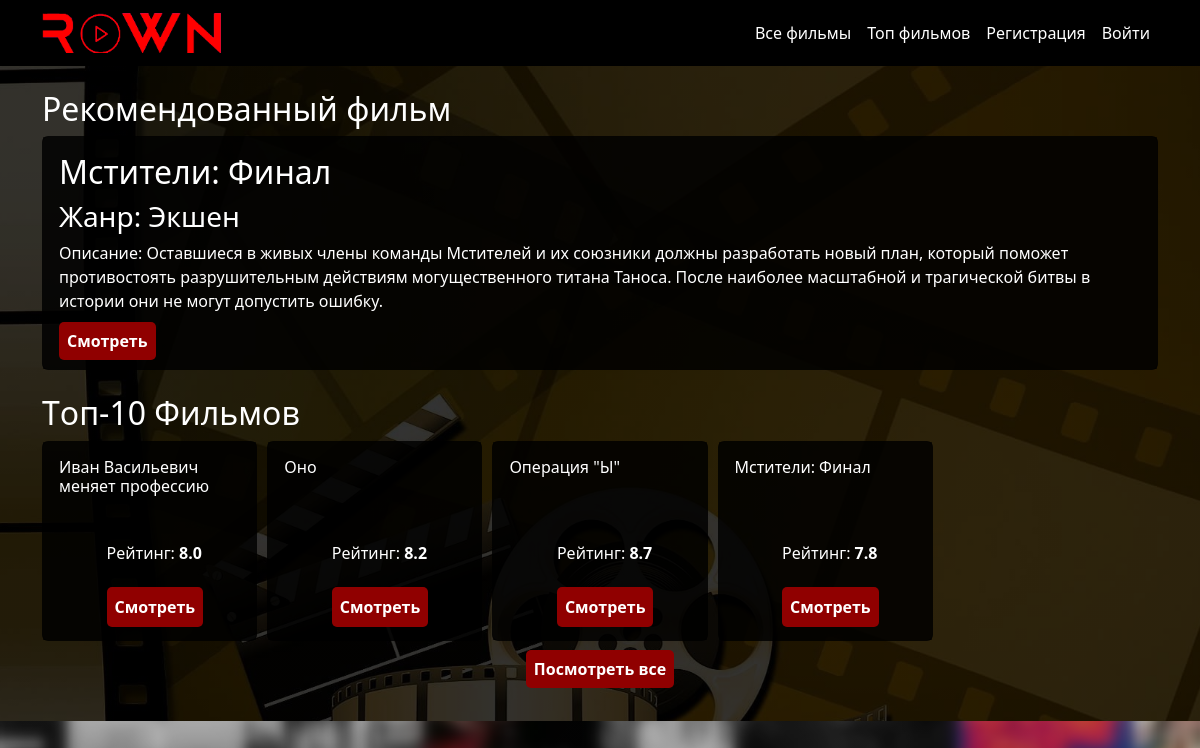
Page /movies/top/ on the committed database.
### krownApp/models.py (models this page shows, shortened)
class Movie(models.Model):
    movieName = models.CharField("Movie name", max_length=255)
    genre = models.ForeignKey(Genre, on_delete=models.CASCADE, verbose_name="Genre")
    year = models.IntegerField("Year")
    producer = models.CharField("Producer", max_length=255)
    cover = models.CharField("Link to cover", max_length=500)
    poster = models.CharField("Link to poster", max_length=500)
    isTop = models.BooleanField("Is Top", default=False)
    isRecommended = models.BooleanField("Is Recommended", default=False)
    description = models.TextField("Description")
    rating = models.FloatField("Rating")
    movieLink = models.CharField("Link to movie", max_length=500)

class Genre(models.Model):
    genreName = models.CharField("Genre", max_length=255)
    slug = models.SlugField(unique=True, blank=True, editable=False)
    def __str__(self):
        return f"{self.genreName}"

### krownApp/views.py (the view)
# urls.py: path('movies/top/', views.topMovies, name='topMovies'),
def topMovies(request):
    movie = Movie.objects.all()[:1]
    movies = Movie.objects.all()[:10]
    return render(request, "user/top-movies.html", {
        'movie': movie,
        'movies': movies,
    })

### krownApp/templates/user/top-movies.html (shortened to what this page needs)
{% extends "../base.html" %}
{% block content %}
<div style="padding: 24px; background: linear-gradient(rgba(0, 0, 0, 0.8), rgba(0, 0, 0, 0.8)), url(../../static/img/image.jpg); background-size: cover; background-attachment: fixed; background-position: center;">
<div class="recomended">
  <div class="container">
    {% for m in movies %}
    {% if m.isRecommended %}
    <h2 style="color: white;">Рекомендованный фильм</h2>
    <div class="card mb-4" style="border-color:rgba(0, 0, 0, 0.6); background:rgba(0, 0, 0, 0.6); color: white;">
      <div class="card-body" style="border-color:rgba(0, 0, 0, 0.6); background:rgba(0, 0, 0, 0.6);">
        <h2>{{ m.movieName }}</h2>
        <h3>Жанр: {{ m.genre }}</h3>
        <p>Описание: {{ m.description }}</p>
        <a href="{% url 'movieDetail' pk=m.pk %}" class="butt-purp">Смотреть</a>
      </div>
    </div>
    {% else %}
    <span></span>
    {% endif %}
    {% endfor %}
  </div>
</div>
<div class="top-ten">
  <div class="container">
    <h2 style="color: white;">Tоп-10 Фильмов</h2>
    <div class="owl-carousel owl-theme">
      {% for mo in movies %}
      <div class="item"><div class="card" style="border-color:rgba(0, 0, 0, 0.6); background:rgba(0, 0, 0, 0.6); height: 200px;">
        <div class="card-body" style="border-color:rgba(0, 0, 0, 0.6); background:rgba(0, 0, 0, 0.6);">
          <h6 style="color: white;">{{ mo.movieName }}</h6>
          <p style="position:fixed; bottom: 30%; left: 30%; color: white;">Рейтинг: <b>{{ mo.rating }}</b></p>
          <a href="{% url 'movieDetail' pk=mo.pk %}" class="butt-purp" style="position:fixed; bottom: 7%; left: 30%;">Смотреть</a>
        </div>
      </div>
      </div>
      {% endfor %}
    </div>
    <div class="text-center mb-3 mt-3"><a href="{% url 'allMovies' %}" class="butt-purp">Посмотреть все</a></div>
</div>
</div>
{% endblock %}

### krownApp/templates/base.html (shortened to what this page needs)
{% load static %}
<!DOCTYPE html>
<html lang="en">
<head>
    <link rel="stylesheet" href="{% static './css/style.css' %}">
    <link rel="stylesheet" href="{% static './css/bootstrap.min.css' %}">
    <link rel="stylesheet" href="{% static './css/owl.carousel.min.css' %}">
    <link rel="stylesheet" href="{% static './css/owl.theme.default.min.css' %}">
    <link rel="stylesheet" href="https://cdnjs.cloudflare.com/ajax/libs/font-awesome/6.3.0/css/all.min.css" />
</head>
<body style="background: linear-gradient(rgba(0, 0, 0, 0.2), rgba(0, 0, 0, 0.2)), url({% static './img/banner.png' %}); background-size: cover; background-attachment: fixed; background-position: center;">
<header class="navbar navbar-expand-lg bg-body-tertiary navbar-dark" style="background: linear-gradient(rgba(0, 0, 0, 1), rgba(0, 0, 0, 1));">
    <div class="container">
        <a class="navbar-brand" href="{% url 'homePage' %}"><img src="{% static './img/kokek.png' %}" height="40px" id="logo"></a>
        <div class="collapse navbar-collapse" id="navbarSupportedContent">
            <ul class="navbar-nav ms-auto mb-2 mb-lg-0">
                <li class="nav-item">
                    <a class="nav-link active" aria-current="page" href="{% url 'allMovies' %}">Все фильмы</a>
                </li>
                <li class="nav-item">
                    <a class="nav-link active" aria-current="page" href="{% url 'topMovies' %}">Топ фильмов</a>
                </li>
                {% if user.is_authenticated %}
                <li class="nav-item">
                    <a class="nav-link active" aria-current="page" href="{% url 'logoutUser' %}">{{ user.username }} Выйти из аккаунта</a>
                </li>
                {% else %}
                <li class="nav-item">
                    <a class="nav-link active" aria-current="page" href="{% url 'SignUpPage' %}">Регистрация</a>
                </li>
                <li class="nav-item">
                    <a class="nav-link active" aria-current="page" href="{% url 'loginPage' %}">Войти</a>
                </li>
                {% endif %}
            </ul>
        </div>
    </div>
</header>
{% block content %}{% endblock %}
</body>
</html>

### krownApp/static/css/style.css (style rules this page uses)
.butt-purp { text-decoration: none; background: rgba(144, 0, 0, 1); border: none; border-radius: 5px; font-weight: 600; padding: 8px; color: white; transition: 300ms; }
#logo { left: 50%; }

### rows in the picture
Movie: movieName "Мстители: Финал", genre "Экшен", description "Оставшиеся в живых члены команды Мстителей и их союзники должны разработать новый план, который поможет противостоять разрушительным действиям могущественного титана Таноса. После наиболее масштабной и трагической битвы в истории они не могут допустить ошибку.", rating "7.8"
Movie: movieName "Иван Васильевич меняет профессию", rating "8.0"
Movie: movieName "Оно", rating "8.2"
Movie: movieName "Операция \"Ы\"", rating "8.7"
